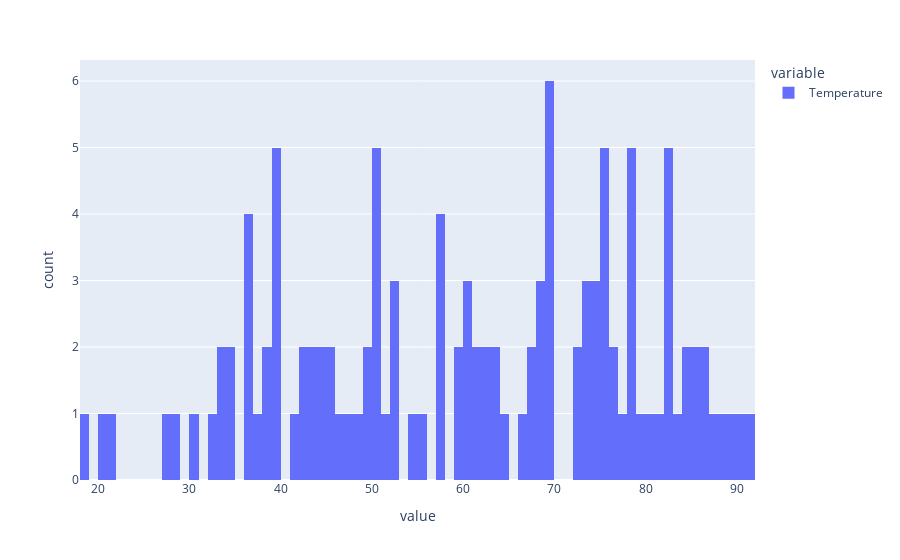
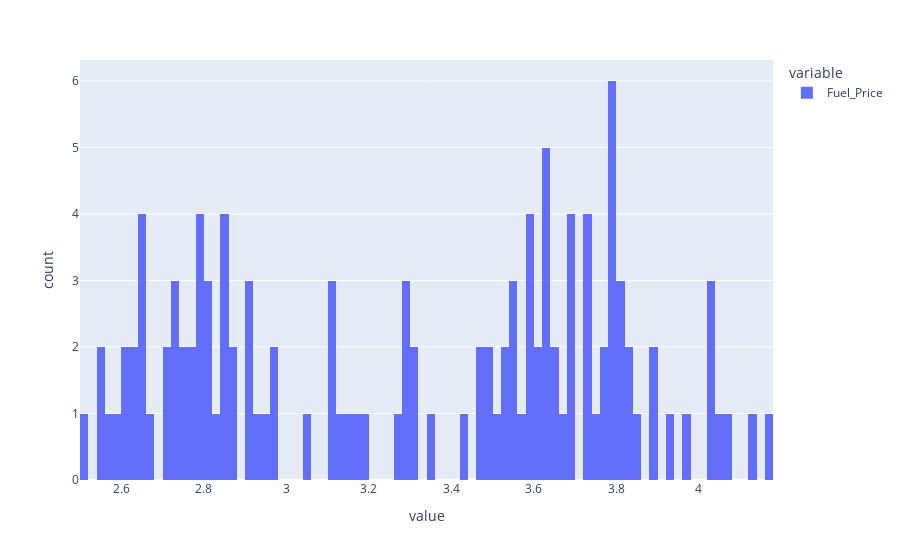
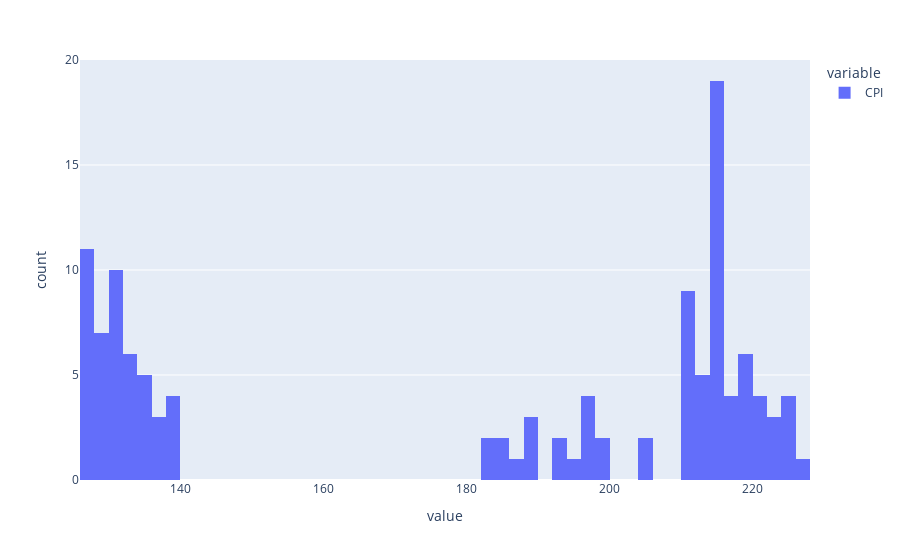
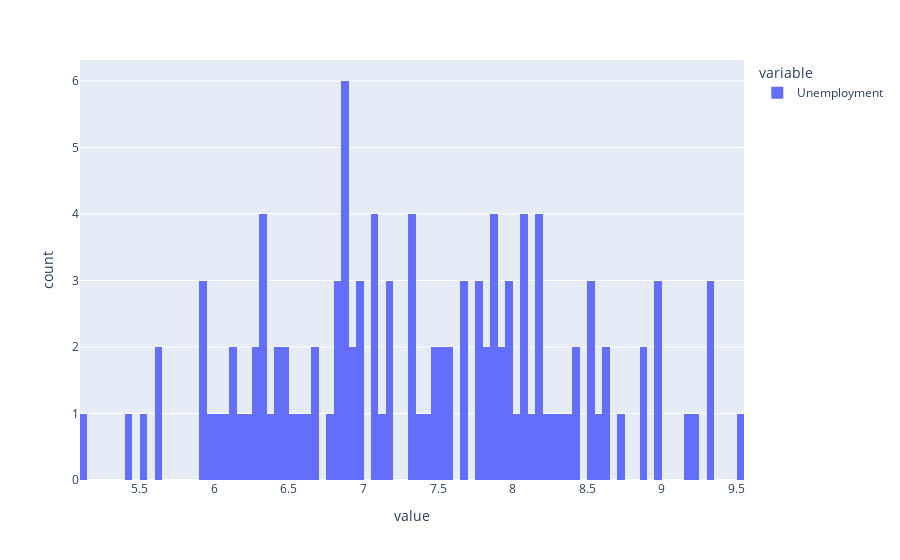

Notebook source saved alongside these figures, in order:
### Markdown cell above
- correlation vs weekly_sales (target):
CPI shows the highest negative correlation (-31%), followed by temperatures (-16%). The highest positive correlation with the target is Umployment at 19% (which makes sense since Walmart is a retail store with quite low prices). These correlations are however small.
- Correlation between the features: the highest correlation is between store and CPI, that remains acceptable to keep the 2 variables

Let's look at the distribution of variables

### Code cell
# Univariate analysis
# Distribution of each numeric variable
num_features = ['Temperature', 'Fuel_Price', 'CPI', 'Unemployment', 'Year' , 'Month', 'Day']
for i in range(len(num_features)):
    fig = px.histogram(df[num_features[i]], nbins = 100)
    fig.show()

### Figure 1 — Plotly figure (JSON) as saved in the notebook; plotly's stock layout.template omitted (floating-point values rounded to 4 significant figures; data arrays with more than 128 entries replaced by an {"elided": "..."} marker saying what was removed)
{"data": [{"alignmentgroup": "True", "bingroup": "x", "hovertemplate": "variable=Temperature<br>value=%{x}<br>count=%{y}<extra></extra>", "legendgroup": "Temperature", "marker": {"color": "#636efa", "pattern": {"shape": ""}}, "name": "Temperature", "nbinsx": 100, "offsetgroup": "Temperature", "orientation": "v", "showlegend": true, "type": "histogram", "x": {"elided": "131 float values"}, "xaxis": "x", "yaxis": "y"}], "layout": {"barmode": "relative", "legend": {"title": {"text": "variable"}, "tracegroupgap": 0}, "margin": {"t": 60}, "xaxis": {"anchor": "y", "domain": [0, 1], "title": {"text": "value"}}, "yaxis": {"anchor": "x", "domain": [0, 1], "title": {"text": "count"}}}}

### Figure 2 — Plotly figure (JSON) as saved in the notebook; plotly's stock layout.template omitted (floating-point values rounded to 4 significant figures; data arrays with more than 128 entries replaced by an {"elided": "..."} marker saying what was removed)
{"data": [{"alignmentgroup": "True", "bingroup": "x", "hovertemplate": "variable=Fuel_Price<br>value=%{x}<br>count=%{y}<extra></extra>", "legendgroup": "Fuel_Price", "marker": {"color": "#636efa", "pattern": {"shape": ""}}, "name": "Fuel_Price", "nbinsx": 100, "offsetgroup": "Fuel_Price", "orientation": "v", "showlegend": true, "type": "histogram", "x": {"elided": "131 float values"}, "xaxis": "x", "yaxis": "y"}], "layout": {"barmode": "relative", "legend": {"title": {"text": "variable"}, "tracegroupgap": 0}, "margin": {"t": 60}, "xaxis": {"anchor": "y", "domain": [0, 1], "title": {"text": "value"}}, "yaxis": {"anchor": "x", "domain": [0, 1], "title": {"text": "count"}}}}

### Figure 3 — Plotly figure (JSON) as saved in the notebook; plotly's stock layout.template omitted (floating-point values rounded to 4 significant figures; data arrays with more than 128 entries replaced by an {"elided": "..."} marker saying what was removed)
{"data": [{"alignmentgroup": "True", "bingroup": "x", "hovertemplate": "variable=CPI<br>value=%{x}<br>count=%{y}<extra></extra>", "legendgroup": "CPI", "marker": {"color": "#636efa", "pattern": {"shape": ""}}, "name": "CPI", "nbinsx": 100, "offsetgroup": "CPI", "orientation": "v", "showlegend": true, "type": "histogram", "x": {"elided": "131 float values"}, "xaxis": "x", "yaxis": "y"}], "layout": {"barmode": "relative", "legend": {"title": {"text": "variable"}, "tracegroupgap": 0}, "margin": {"t": 60}, "xaxis": {"anchor": "y", "domain": [0, 1], "title": {"text": "value"}}, "yaxis": {"anchor": "x", "domain": [0, 1], "title": {"text": "count"}}}}

### Figure 4 — Plotly figure (JSON) as saved in the notebook; plotly's stock layout.template omitted (floating-point values rounded to 4 significant figures; data arrays with more than 128 entries replaced by an {"elided": "..."} marker saying what was removed)
{"data": [{"alignmentgroup": "True", "bingroup": "x", "hovertemplate": "variable=Unemployment<br>value=%{x}<br>count=%{y}<extra></extra>", "legendgroup": "Unemployment", "marker": {"color": "#636efa", "pattern": {"shape": ""}}, "name": "Unemployment", "nbinsx": 100, "offsetgroup": "Unemployment", "orientation": "v", "showlegend": true, "type": "histogram", "x": {"elided": "131 float values"}, "xaxis": "x", "yaxis": "y"}], "layout": {"barmode": "relative", "legend": {"title": {"text": "variable"}, "tracegroupgap": 0}, "margin": {"t": 60}, "xaxis": {"anchor": "y", "domain": [0, 1], "title": {"text": "value"}}, "yaxis": {"anchor": "x", "domain": [0, 1], "title": {"text": "count"}}}}
